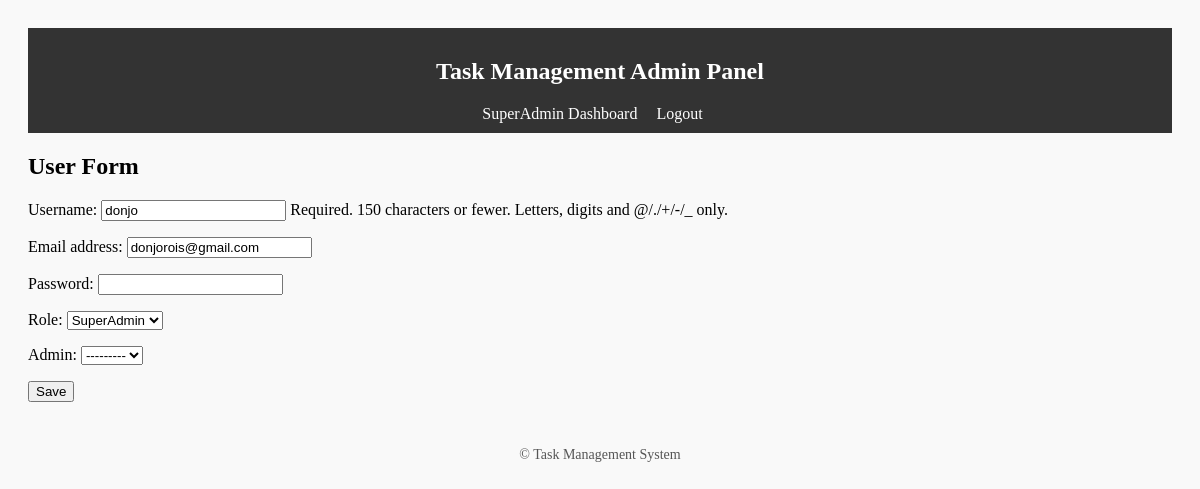
Page /panel/users/1/update/ (signed in) on the committed database.
### accounts/models.py (models this page shows, shortened)
class CustomUser(AbstractUser):
    ROLE_CHOICES = (
        ('superadmin', 'SuperAdmin'),
        ('admin', 'Admin'),
        ('user', 'User'),
    )
    role = models.CharField(max_length=20, choices=ROLE_CHOICES, default='user')
    admin = models.ForeignKey("self", null=True, blank=True, limit_choices_to={'role': 'admin'}, on_delete=models.SET_NULL, related_name="assigned_users")

### admin_panel/views.py (the view)
# urls.py: path("users/<int:pk>/update/", views.user_update, name="user_update"),
@login_required
def user_update(request,pk):
    if request.user.role != "superadmin":
        return redirect('login')
    user = get_object_or_404(CustomUser, pk=pk)
    form = UserForm(request.POST or None, instance=user)
    if form.is_valid():
        form.save()
        return redirect('superadmin_dashboard')
    return render(request, 'admin_panel/user_form.html', {'form': form})

### accounts/forms.py (shortened to what this page needs)
class UserForm(forms.ModelForm):
    password = forms.CharField(widget=forms.PasswordInput,required=False)
    class Meta:
        model = CustomUser
        fields = ['username', 'email', 'password', 'role','admin']

### admin_panel/templates/admin_panel/user_form.html (shortened to what this page needs)
{% extends "admin_panel/base.html" %}
{% block content %}
<h2>User Form</h2>
<form method="post">
  {{ form.as_p }}
  <button type="submit">Save</button>
</form>
{% endblock %}

### admin_panel/templates/admin_panel/base.html (style rules this page uses)
body { padding: 20px; background: #f9f9f9; }

### rows in the picture
CustomUser: username "donjo", email "donjorois@gmail.com", role "SuperAdmin", admin "---------"
